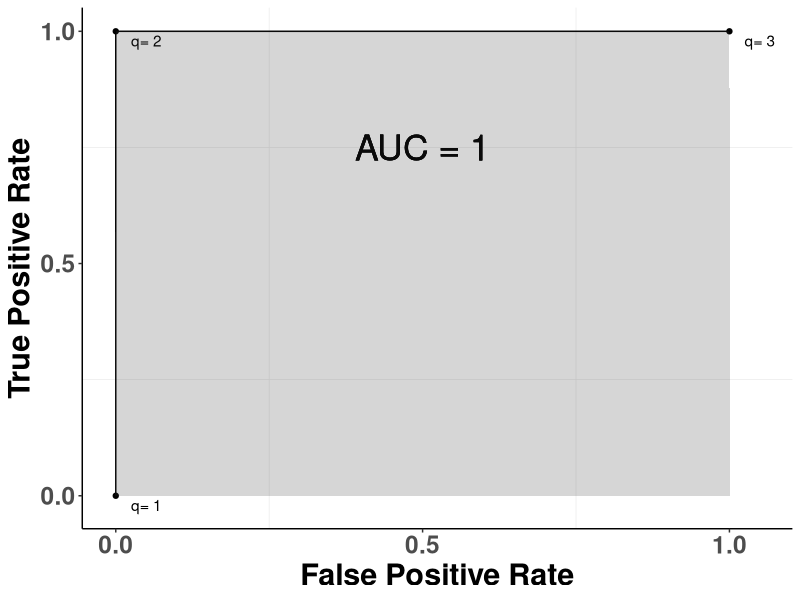

Generate this figure with R:
library(data.table)
library(ggplot2)
library(bayestestR)

dt <- data.table(
  FPR = c(0, 0.5, 1),
  TPR = c(0, 0.5, 1),
  q = 1:3,
  AUC = 0.5
)

dt <- data.table(
  FPR = c(0, 0.3, 1),
  TPR = c(0, 0.9, 1),
  q = 1:3,
  AUC = 0.8
)

dt <- data.table(
  FPR = c(0, 0, 1),
  TPR = c(0, 1, 1),
  q = 1:3,
  AUC = 1
)

area_under_curve(dt$FPR, dt$TPR)

plot <- ggplot(dt)+
    geom_point(aes(FPR, TPR))+
    geom_text(aes(FPR, TPR, label = paste("q=", q, sep = ' ')),nudge_y =  -0.02, nudge_x = 0.05)+
    geom_text(aes(0.5 , 0.75, label = paste('AUC =', AUC, sep = ' ')), size = 9)+
    geom_line(aes(FPR, TPR))+
    geom_area(aes(FPR, TPR), alpha = 0.2)+
    xlab("False Positive Rate")+
    ylab("True Positive Rate")+
    scale_x_continuous(breaks=c(0,0.5,1))+
    scale_y_continuous(breaks=c(0,0.5,1))+
    theme_bw()+
    theme(panel.border = element_blank(),
          panel.grid.major = element_blank(),
          axis.line = element_line(colour = "black"),
          text = element_text(size = 22, face = "bold"))
  
  
